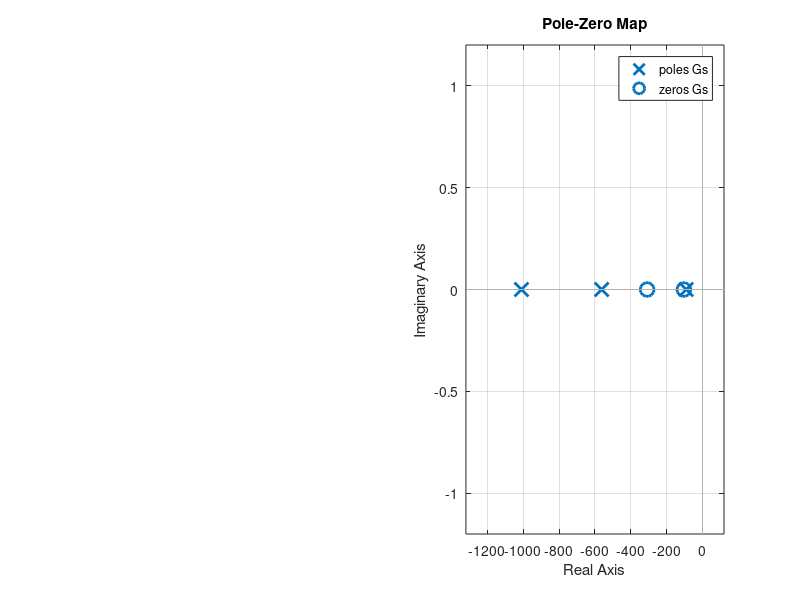

Write the MATLAB code that produced this figure.
Kp=14.65;
Ki= 1138.92;
Kd= 0.0355;
%RLC serie
R = 5;
L = 0.1;
Cap = 220e-6;
%Vc como salida
num= 1/(L*Cap);
den=[1 R/L 1/(L*Cap)];
Gplanta=tf(num,den)


Gp=tf(Kp,[0 1]) %proporcional
Gi=tf(Ki,[1 0]) % integral
Gd=tf([Kd 0],[0 1]) % derivartivo

G1= parallel(Gp,Gi);
G2= parallel(G1,Gd);

G3= series(G2,Gplanta) %tf lazo abierto

Gs=feedback(G3,1) % tf de lazo cerrado

subplot(1,2,1);   
step(Gs)

polos=pole(Gs)
polos2= roots(Gs.den{1})%saca los polos. La entrada es el denominador.

subplot(1,2,2);
pzmap(Gs);

%para sacar polos
coefsden=Gs.den{1}

